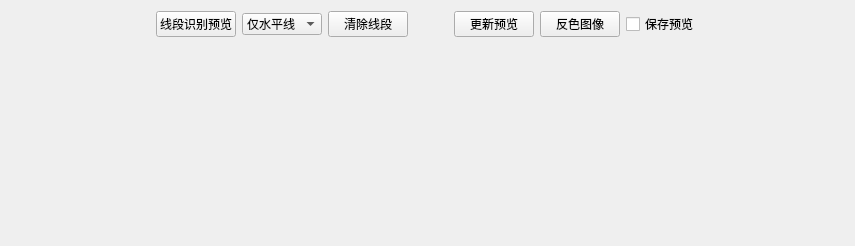
<?xml version="1.0" encoding="UTF-8"?>
<ui version="4.0">
 <class>Widget_Preview</class>
 <widget class="QWidget" name="Widget_Preview">
  <property name="geometry">
   <rect>
    <x>0</x>
    <y>0</y>
    <width>855</width>
    <height>246</height>
   </rect>
  </property>
  <property name="windowTitle">
   <string>Preview</string>
  </property>
  <layout class="QVBoxLayout" name="verticalLayout">
   <item>
    <layout class="QHBoxLayout" name="horizontalLayout">
     <item>
      <spacer name="horizontalSpacer">
       <property name="orientation">
        <enum>Qt::Horizontal</enum>
       </property>
       <property name="sizeHint" stdset="0">
        <size>
         <width>379</width>
         <height>21</height>
        </size>
       </property>
      </spacer>
     </item>
     <item>
      <widget class="QPushButton" name="pushButton_detect_lines">
       <property name="text">
        <string>线段识别预览</string>
       </property>
      </widget>
     </item>
     <item>
      <widget class="QComboBox" name="comboBox">
       <property name="minimumSize">
        <size>
         <width>80</width>
         <height>0</height>
        </size>
       </property>
       <item>
        <property name="text">
         <string>仅水平线</string>
        </property>
       </item>
       <item>
        <property name="text">
         <string>仅竖直线</string>
        </property>
       </item>
       <item>
        <property name="text">
         <string>所有线段</string>
        </property>
       </item>
      </widget>
     </item>
     <item>
      <widget class="QPushButton" name="pushButton_clear_lines">
       <property name="text">
        <string>清除线段</string>
       </property>
      </widget>
     </item>
     <item>
      <spacer name="horizontalSpacer_3">
       <property name="orientation">
        <enum>Qt::Horizontal</enum>
       </property>
       <property name="sizeType">
        <enum>QSizePolicy::Minimum</enum>
       </property>
       <property name="sizeHint" stdset="0">
        <size>
         <width>40</width>
         <height>20</height>
        </size>
       </property>
      </spacer>
     </item>
     <item>
      <widget class="QPushButton" name="pushButton_update_image">
       <property name="text">
        <string>更新预览</string>
       </property>
      </widget>
     </item>
     <item>
      <widget class="QPushButton" name="pushButton_reverse_image">
       <property name="text">
        <string>反色图像</string>
       </property>
      </widget>
     </item>
     <item>
      <widget class="QCheckBox" name="checkBox_save_preview">
       <property name="text">
        <string>保存预览</string>
       </property>
      </widget>
     </item>
     <item>
      <spacer name="horizontalSpacer_2">
       <property name="orientation">
        <enum>Qt::Horizontal</enum>
       </property>
       <property name="sizeHint" stdset="0">
        <size>
         <width>379</width>
         <height>21</height>
        </size>
       </property>
      </spacer>
     </item>
    </layout>
   </item>
   <item>
    <widget class="ImageView" name="graphWidget" native="true">
     <property name="sizePolicy">
      <sizepolicy hsizetype="Preferred" vsizetype="Expanding">
       <horstretch>0</horstretch>
       <verstretch>0</verstretch>
      </sizepolicy>
     </property>
    </widget>
   </item>
  </layout>
 </widget>
 <customwidgets>
  <customwidget>
   <class>ImageView</class>
   <extends>QWidget</extends>
   <header>pyqtgraph.h</header>
   <container>1</container>
  </customwidget>
 </customwidgets>
 <resources/>
 <connections/>
</ui>
